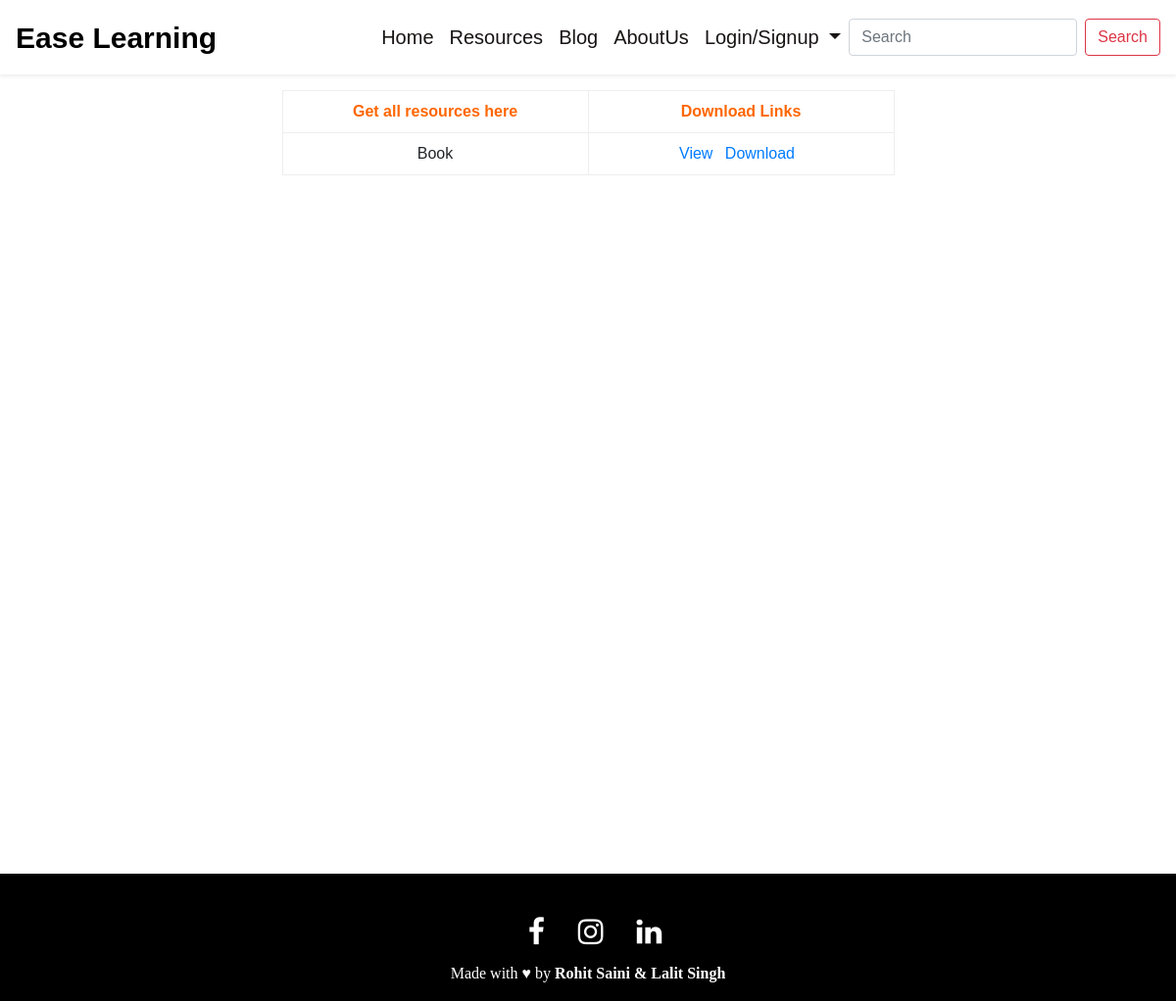
The app's page /getresources/2, older data.
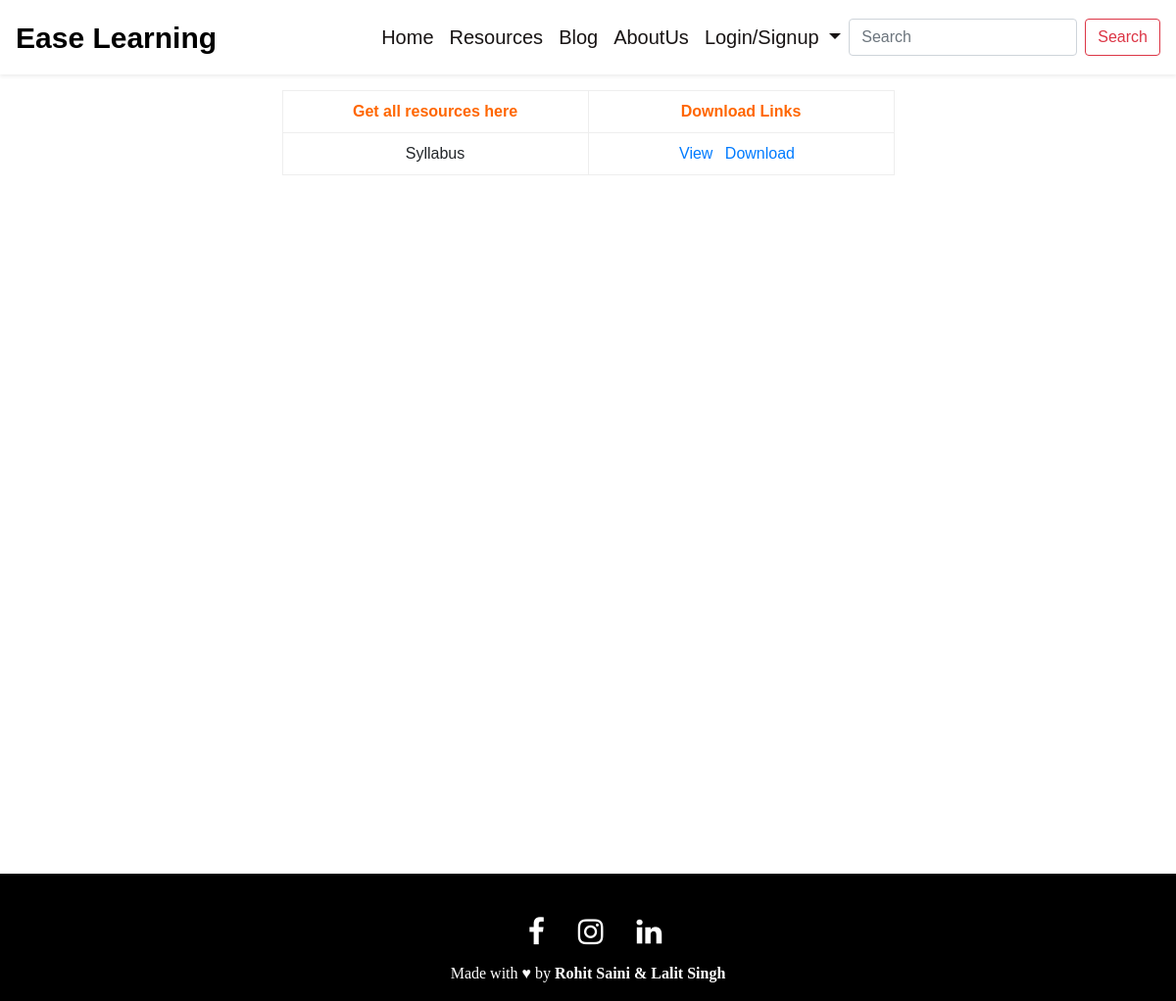
The same page, newer data.
### mainapp/models.py (models this page shows, shortened)
class Resources(models.Model):
    id = models.AutoField(primary_key=True)
    name = models.CharField(max_length=50)
    sub = models.ForeignKey(Subject, on_delete=models.CASCADE, null=True)
    file = models.FileField(null=True)
    sem = models.ForeignKey(Semesters, on_delete=models.CASCADE, default=None)
    course = models.ForeignKey(Courses, on_delete=models.CASCADE, default=None)

### mainapp/views.py (the view)
# urls.py: path('getresources/<str:sub>', views.get_resources, name="Get Resources"),
def get_resources(request, sub):
    all_res = Resources.objects.filter(sub=sub)
    context = {
        "resources":all_res,
    }
    return render(request, 'get_resource.html', context)

### mainapp/templates/get_resource.html (shortened to what this page needs)
{% extends 'base.html' %}
{% block body %}
<div class="container  d-flex justify-content-center mt-3" style="height: 100vh;">
    {% if resources|length == 0 %}
    <div class="row">
        <div class="col md-12">
            <hr>
            <h1 class="text-center">Sorry we could not find any resources for you.</h1>
        </div>
        <div class="col-md-12">
                {% if user.is_authenticated %}
                <div class="text-center">
                    <p class="d-inline-block">Please Tell Us What You Need.</p>
                </div>
                <div class="align-items-center">
                    <div class="container justify-content-center">
                    <form id="req_form" name="req_form" action="add_requirements" method="GET">
                        <input type="text" id="name" name='name' class="form-control my-2" placeholder="Your name" required width="10">
                        <input type="text" id="email" name='email' placeholder="Your email id" class="form-control my-2" required>
                        <textarea type="text" id="req" name='req' rows="2" class="form-control md-textarea" placeholder="Your requirements." required></textarea>
                        <br>
                        <button class="btn btn-danger mb-4">Submit</button>
                    </form>
                    </div>
                </div>
                {% else %}
                    <h3 class="text-muted text-center">Please LogIn or SignUp to send us your requirements.</h3>
                {% endif %}
        </div>
    </div>
    {% else %}
    <div class="row">
        <div class="col-md-12">
            <table border="1">
                <tbody>
                <tr>
                <td style="text-align: center;"><span style="color: #ff6600;"><strong>Get all resources here</strong></span></td>
                <td style="text-align: center;"><span style="color: #ff6600;"><strong>Download Links</strong></span></td>
                </tr>
                {% for res in resources %}
                <tr>
                <td width="312" class="text-center">{{ res.name }} {{ res.subject }} </td>
                <td width="312" class="text-center">
                    <a href="{{ res.file.url }}" target="_blank">View</a>
                    <a href="{{ res.file.url }}" download class="px-2">Download</a>
                </td>
                </tr>
                {% endfor %}
                </tbody>
                </table>
        </div>
    </div>
    {% endif %}
</div>
{% endblock body %}

Row changes from the older to the newer data that the page shows:
removed Resources: name "Book"
now on this page (row edited): Resources: name "Syllabus"
